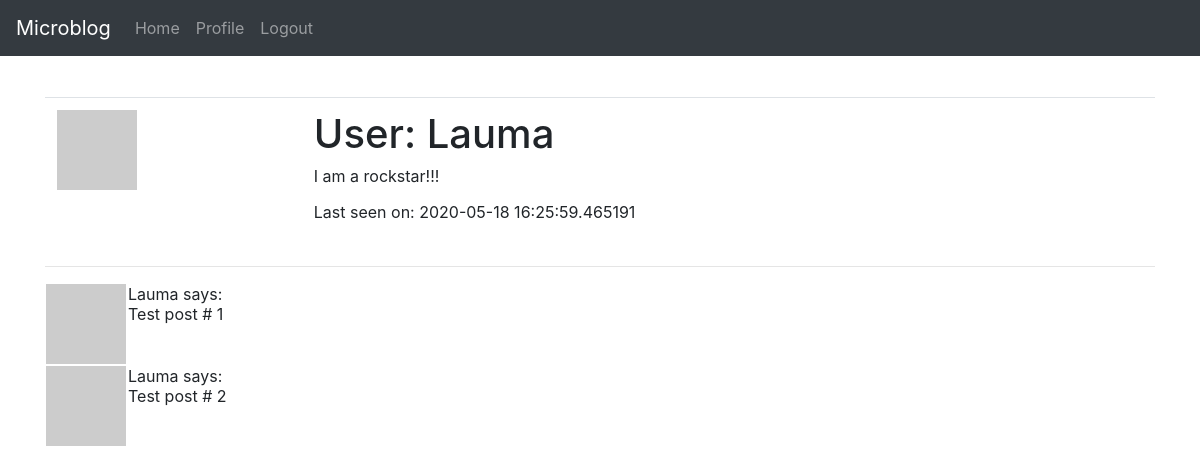
/user/Lauma (signed in), run on the app's committed database.
### app/models.py (models this page shows, shortened)
class User(UserMixin, db.Model):
    id = db.Column(db.Integer, primary_key=True)
    googid = db.Column(db.String, index=True, unique=True)
    username = db.Column(db.String(64), index=True, unique=True)
    email = db.Column(db.String(120), index=True, unique=True)
    password_hash = db.Column(db.String(128))
    posts = db.relationship('Post', backref='author', lazy='dynamic')
    about_me= db.Column(db.String(140))
    last_seen = db.Column(db.DateTime, default=datetime.utcnow)
    def avatar(self, size):
        digest = md5(self.email.lower().encode('utf-8')).hexdigest()
        return 'https://www.gravatar.com/avatar/{}?d=robohash&s={}'.format(
            digest, size)

### app/routes.py (the view)
@app.route('/user/<username>')
@login_required
def user(username):
    user = User.query.filter_by(username=username).first_or_404()
    posts = [
        { 'author': user, 'body': 'Test post # 1'},
        { 'author': user, 'body': 'Test post # 2'}
    ]
    return render_template('user.html', user=user, posts=posts)

### app/models.py (called while the page is built)
@login.user_loader
def load_user(id):
    return User.query.get(int(id))

### app/routes.py (called while the page is built)
@app.before_request
def before_request():
    if current_user.is_authenticated:
        current_user.last_seen = datetime.utcnow()
        db.session.commit()

### app/templates/user.html (shortened to what this page needs)
{% extends 'base.html' %}
{% block content %}
    <table class="table">
        <tr valign="top">
            <td><img src="{{ user.avatar(128) }}"/></td>
            <td>
                <h1>User: {{ user.username }}</h1>
                {% if user.about_me %}
                    <p>{{ user.about_me }}</p>
                {% endif %}
                {% if user.last_seen %}
                    <p>Last seen on: {{ user.last_seen }}</p>
                {% endif %}
            </td>
        </tr>
    </table>
    <hr>
    {% for post in posts %}
    {% include '_post.html' %}
    {% endfor%}
{% endblock %}

### app/templates/_post.html
<table>
    <tr valign="top">
        <td><img src="{{ post.author.avatar(36) }}"></td>
        <td>{{ post.author.username }} says:<br>{{ post.body }}</td>
    </tr>
</table>

### data on the page
User: username "Lauma", about_me "I am a rockstar!!!", last_seen "2020-05-18 16:25:59.465191", author.username "Lauma" "Lauma"

### other printed values
{{ post.body }} "Test post # 1" "Test post # 2"
